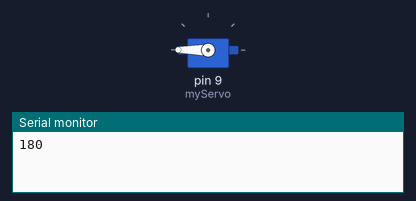
The sketch below on a simulated Arduino Uno, built with avr-gcc and run on an emulated ATmega328P. Shown: servo, the last lines printed to the serial monitor. Random numbers use the default seed unless the sketch sets one.

Above: at 0.1 s.
At 18.1 s:
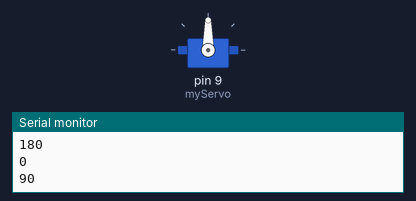
At 38.1 s:
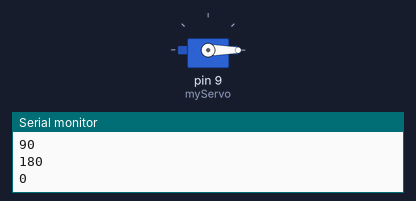
Timing chart, 0 to 39.6 s (numbered marks = the images above):
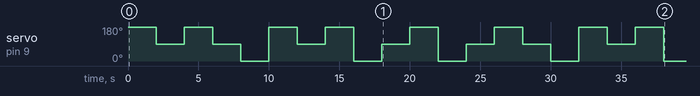

Measured:
- by itself, servo on pin 9 (myServo): 180° → 90° at 2.0 s, → 180° 2.0 s later, → 90° 2.0 s later, → 0° 2.0 s later, … (19 changes in this stretch)

The sketch:

sketch_jul16a.ino
```cpp
#include <Servo.h>

Servo myServo;

int angles[] = {0, 90, 180};  // Allowed angles
int currentAngle = -1;

void setup() {
  myServo.attach(9);           // Connect servo to pin 9
  Serial.begin(9600);
  randomSeed(analogRead(A0));  // Seed random number generator
}

void loop() {
  int newIndex;

  // Ensure a new angle different from currentAngle
  do {
    newIndex = random(0, 3);
  } while (angles[newIndex] == currentAngle);

  currentAngle = angles[newIndex];
  myServo.write(currentAngle);
  Serial.println(currentAngle);  // Print angle only as number

  delay(2000);  // Wait 2 seconds
}
```
